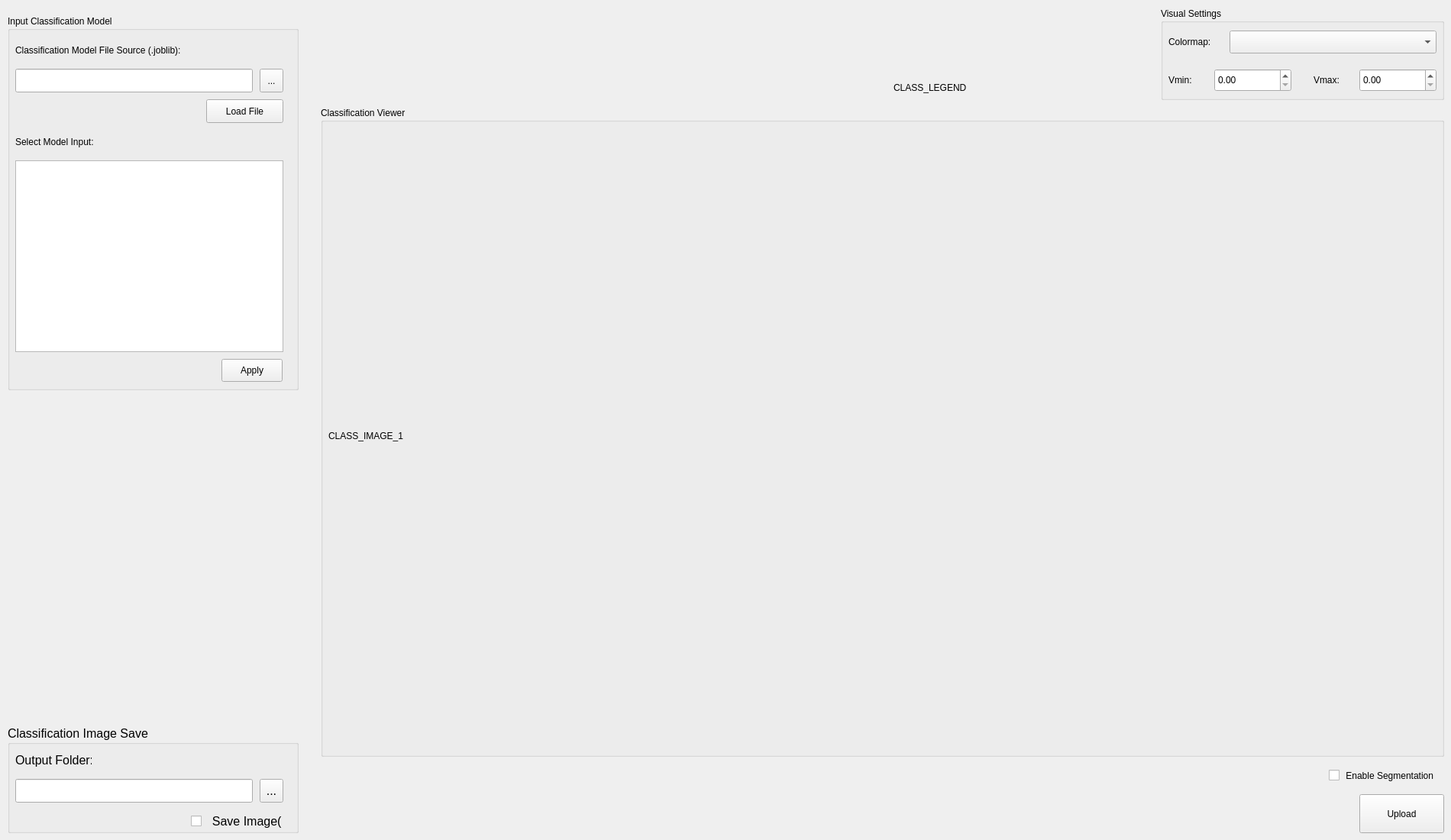
      <widget class="QWidget" name="classification">
       <attribute name="title">
        <string>Classification</string>
       </attribute>
       <widget class="QGroupBox" name="class_input">
        <property name="geometry">
         <rect>
          <x>10</x>
          <y>20</y>
          <width>381</width>
          <height>491</height>
         </rect>
        </property>
        <property name="title">
         <string>Input Classification Model</string>
        </property>
        <widget class="QLabel" name="model_file_dir">
         <property name="geometry">
          <rect>
           <x>10</x>
           <y>30</y>
           <width>260</width>
           <height>31</height>
          </rect>
         </property>
         <property name="text">
          <string>Classification Model File Source (.joblib):</string>
         </property>
        </widget>
        <widget class="QLineEdit" name="model_path_dir">
         <property name="geometry">
          <rect>
           <x>10</x>
           <y>70</y>
           <width>311</width>
           <height>31</height>
          </rect>
         </property>
        </widget>
        <widget class="QPushButton" name="model_load">
         <property name="geometry">
          <rect>
           <x>260</x>
           <y>110</y>
           <width>101</width>
           <height>31</height>
          </rect>
         </property>
         <property name="text">
          <string>Load File</string>
         </property>
        </widget>
        <widget class="QToolButton" name="model_open_dir">
         <property name="geometry">
          <rect>
           <x>330</x>
           <y>70</y>
           <width>31</width>
           <height>31</height>
          </rect>
         </property>
         <property name="text">
          <string>...</string>
         </property>
        </widget>
        <widget class="QLabel" name="model_input_sel">
         <property name="geometry">
          <rect>
           <x>10</x>
           <y>150</y>
           <width>130</width>
           <height>31</height>
          </rect>
         </property>
         <property name="text">
          <string>Select Model Input:</string>
         </property>
        </widget>
        <widget class="QListView" name="model_input">
         <property name="geometry">
          <rect>
           <x>10</x>
           <y>190</y>
           <width>351</width>
           <height>251</height>
          </rect>
         </property>
        </widget>
        <widget class="QPushButton" name="model_apply">
         <property name="geometry">
          <rect>
           <x>280</x>
           <y>450</y>
           <width>80</width>
           <height>30</height>
          </rect>
         </property>
         <property name="text">
          <string>Apply</string>
         </property>
        </widget>
       </widget>
       <widget class="QGroupBox" name="class_view">
        <property name="geometry">
         <rect>
          <x>420</x>
          <y>140</y>
          <width>1471</width>
          <height>851</height>
         </rect>
        </property>
        <property name="title">
         <string>Classification Viewer</string>
        </property>
        <widget class="QLabel" name="class_img">
         <property name="geometry">
          <rect>
           <x>10</x>
           <y>20</y>
           <width>1451</width>
           <height>821</height>
          </rect>
         </property>
         <property name="text">
          <string>CLASS_IMAGE_1</string>
         </property>
        </widget>
       </widget>
       <widget class="QPushButton" name="model_code_up">
        <property name="geometry">
         <rect>
          <x>1780</x>
          <y>1040</y>
          <width>111</width>
          <height>51</height>
         </rect>
        </property>
        <property name="text">
         <string>Upload</string>
        </property>
       </widget>
       <widget class="QGroupBox" name="image_save_4">
        <property name="geometry">
         <rect>
          <x>10</x>
          <y>950</y>
          <width>381</width>
          <height>141</height>
         </rect>
        </property>
        <property name="font">
         <font>
          <pointsize>12</pointsize>
          <bold>false</bold>
          <underline>false</underline>
         </font>
        </property>
        <property name="title">
         <string>Classification Image Save</string>
        </property>
        <widget class="QCheckBox" name="img_save_act_4">
         <property name="geometry">
          <rect>
           <x>240</x>
           <y>110</y>
           <width>120</width>
           <height>31</height>
          </rect>
         </property>
         <property name="text">
          <string>  Save Image(s)</string>
         </property>
        </widget>
        <widget class="QToolButton" name="folder_save_open_dir_4">
         <property name="geometry">
          <rect>
           <x>330</x>
           <y>70</y>
           <width>31</width>
           <height>31</height>
          </rect>
         </property>
         <property name="text">
          <string>...</string>
         </property>
        </widget>
        <widget class="QLineEdit" name="folder_save_path_4">
         <property name="geometry">
          <rect>
           <x>10</x>
           <y>70</y>
           <width>311</width>
           <height>31</height>
          </rect>
         </property>
        </widget>
        <widget class="QLabel" name="img_dir_4">
         <property name="geometry">
          <rect>
           <x>10</x>
           <y>30</y>
           <width>100</width>
           <height>31</height>
          </rect>
         </property>
         <property name="text">
          <string>Output Folder:</string>
         </property>
        </widget>
       </widget>
       <widget class="QGroupBox" name="vis_set_3">
        <property name="geometry">
         <rect>
          <x>1520</x>
          <y>10</y>
          <width>371</width>
          <height>121</height>
         </rect>
        </property>
        <property name="title">
         <string>Visual Settings</string>
        </property>
        <widget class="QLabel" name="vis_colormap_4">
         <property name="geometry">
          <rect>
           <x>10</x>
           <y>30</y>
           <width>70</width>
           <height>30</height>
          </rect>
         </property>
         <property name="text">
          <string>Colormap:</string>
         </property>
        </widget>
        <widget class="QLabel" name="vis_vmin_3">
         <property name="geometry">
          <rect>
           <x>10</x>
           <y>80</y>
           <width>40</width>
           <height>30</height>
          </rect>
         </property>
         <property name="text">
          <string>Vmin:</string>
         </property>
        </widget>
        <widget class="QLabel" name="vis_vmax_3">
         <property name="geometry">
          <rect>
           <x>200</x>
           <y>80</y>
           <width>40</width>
           <height>30</height>
          </rect>
         </property>
         <property name="text">
          <string>Vmax:</string>
         </property>
        </widget>
        <widget class="QComboBox" name="vis_colormap_list_4">
         <property name="geometry">
          <rect>
           <x>90</x>
           <y>30</y>
           <width>271</width>
           <height>30</height>
          </rect>
         </property>
        </widget>
        <widget class="QDoubleSpinBox" name="vis_vmin_val_3">
         <property name="geometry">
          <rect>
           <x>70</x>
           <y>80</y>
           <width>101</width>
           <height>30</height>
          </rect>
         </property>
        </widget>
        <widget class="QDoubleSpinBox" name="vis_vmax_val_3">
         <property name="geometry">
          <rect>
           <x>260</x>
           <y>80</y>
           <width>101</width>
           <height>30</height>
          </rect>
         </property>
        </widget>
       </widget>
       <widget class="QCheckBox" name="class_en_segment">
        <property name="geometry">
         <rect>
          <x>1740</x>
          <y>1000</y>
          <width>150</width>
          <height>31</height>
         </rect>
        </property>
        <property name="text">
         <string> Enable Segmentation</string>
        </property>
       </widget>
       <widget class="QLabel" name="img_legend">
        <property name="geometry">
         <rect>
          <x>1170</x>
          <y>100</y>
          <width>350</width>
          <height>30</height>
         </rect>
        </property>
        <property name="text">
         <string>CLASS_LEGEND</string>
        </property>
       </widget>
      </widget>
